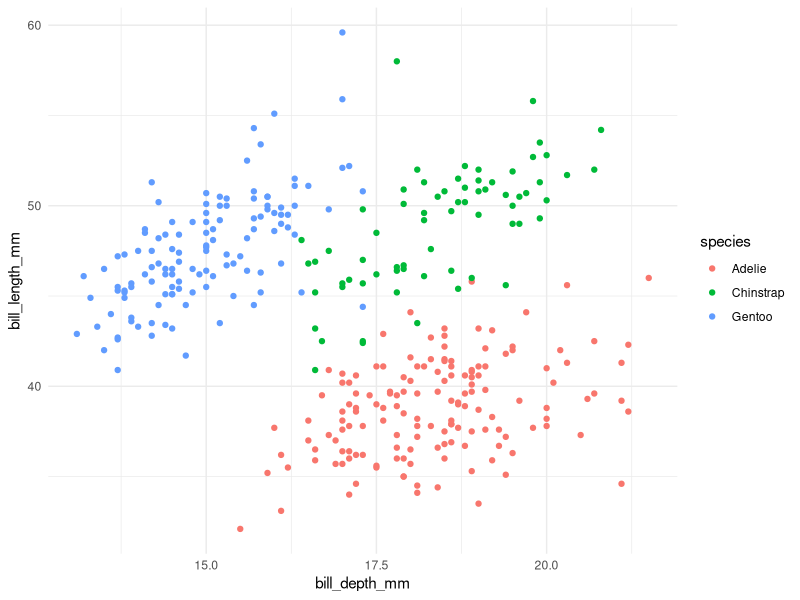

Recreate this plot in R.
library(palmerpenguins)
library(tidyverse)



ggplot(penguins, aes(x=bill_depth_mm, y = bill_length_mm, color=species))+
  geom_point()+
  theme_minimal()
